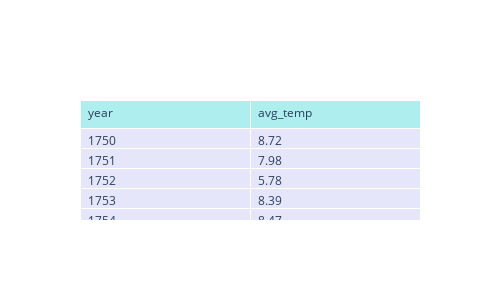

Source (notebook cell):
### Code cell
#Global Average Temperature dataframe first 5 rows
df = global_avg_temp.head(5)
fig =  go.Figure(data=[go.Table(
    header=dict(values=list(df.columns),
                fill_color='paleturquoise',
                align='left'),
    cells=dict(values=[df.year, df.avg_temp],
               fill_color='lavender',
               align='left'))
])
fig.update_layout(width=500, height=300)
fig.write_image("images/table_global_avg_temp.png")
fig.show()

### Figure 1 — Plotly figure (JSON) as saved in the notebook; plotly's stock layout.template omitted (floating-point values rounded to 4 significant figures)
{"data": [{"cells": {"align": "left", "fill": {"color": "lavender"}, "values": [[1750, 1751, 1752, 1753, 1754], [8.72, 7.98, 5.78, 8.39, 8.47]]}, "header": {"align": "left", "fill": {"color": "paleturquoise"}, "values": ["year", "avg_temp"]}, "type": "table"}], "layout": {"height": 300, "width": 500}}
